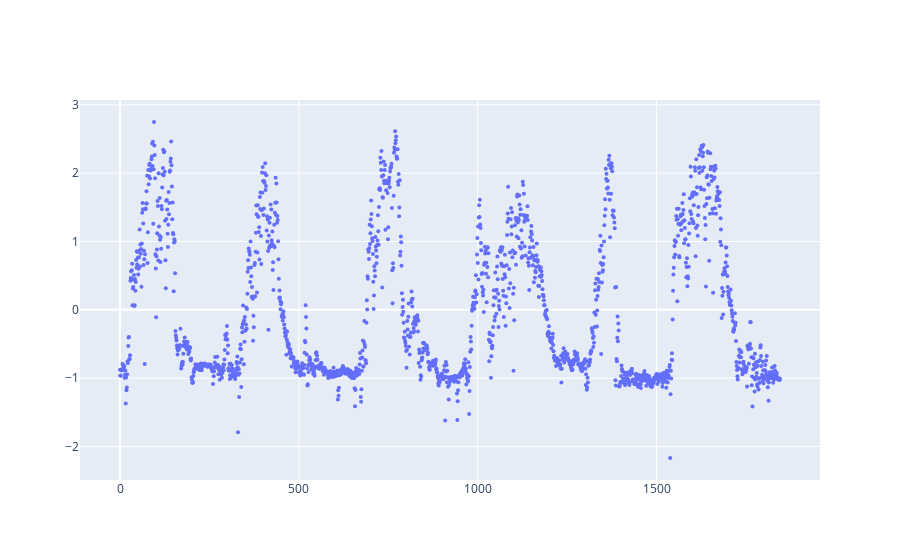

Source (notebook cell):
### Code cell
import plotly.graph_objects as go
fig = go.Figure()


fig.add_trace(go.Scatter( y=y_train[0][masks[1]].reshape(-1),
                    mode='markers',
                    marker = dict(
                        color = 1,
                        size=4
                    ),
                    name='gt'))

### Figure 1 — Plotly figure (JSON) as saved in the notebook; plotly's stock layout.template omitted (floating-point values rounded to 4 significant figures; data arrays with more than 128 entries replaced by an {"elided": "..."} marker saying what was removed)
{"data": [{"marker": {"color": 1, "size": 4}, "mode": "markers", "name": "gt", "type": "scatter", "y": {"elided": "1846 float values"}}], "layout": {}}
